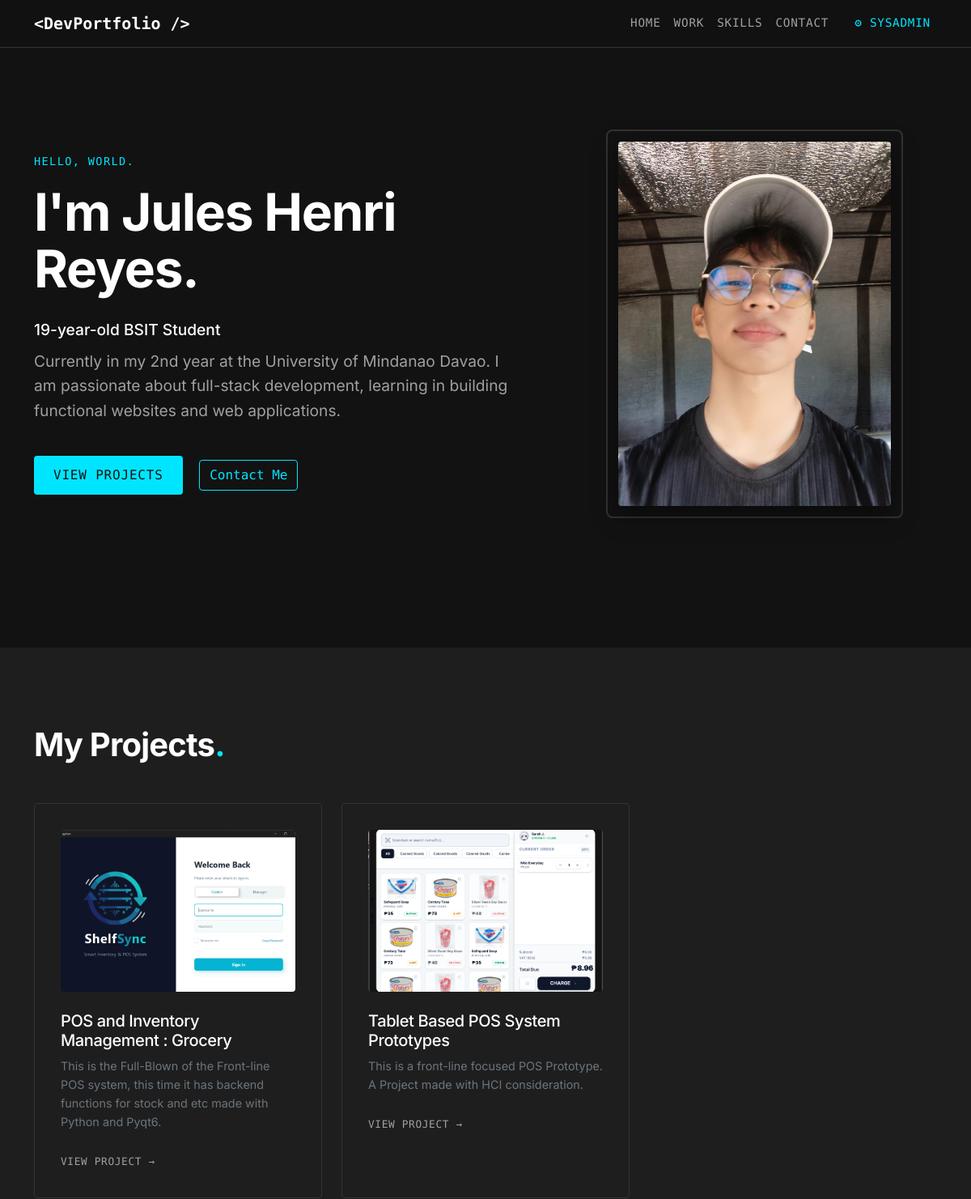
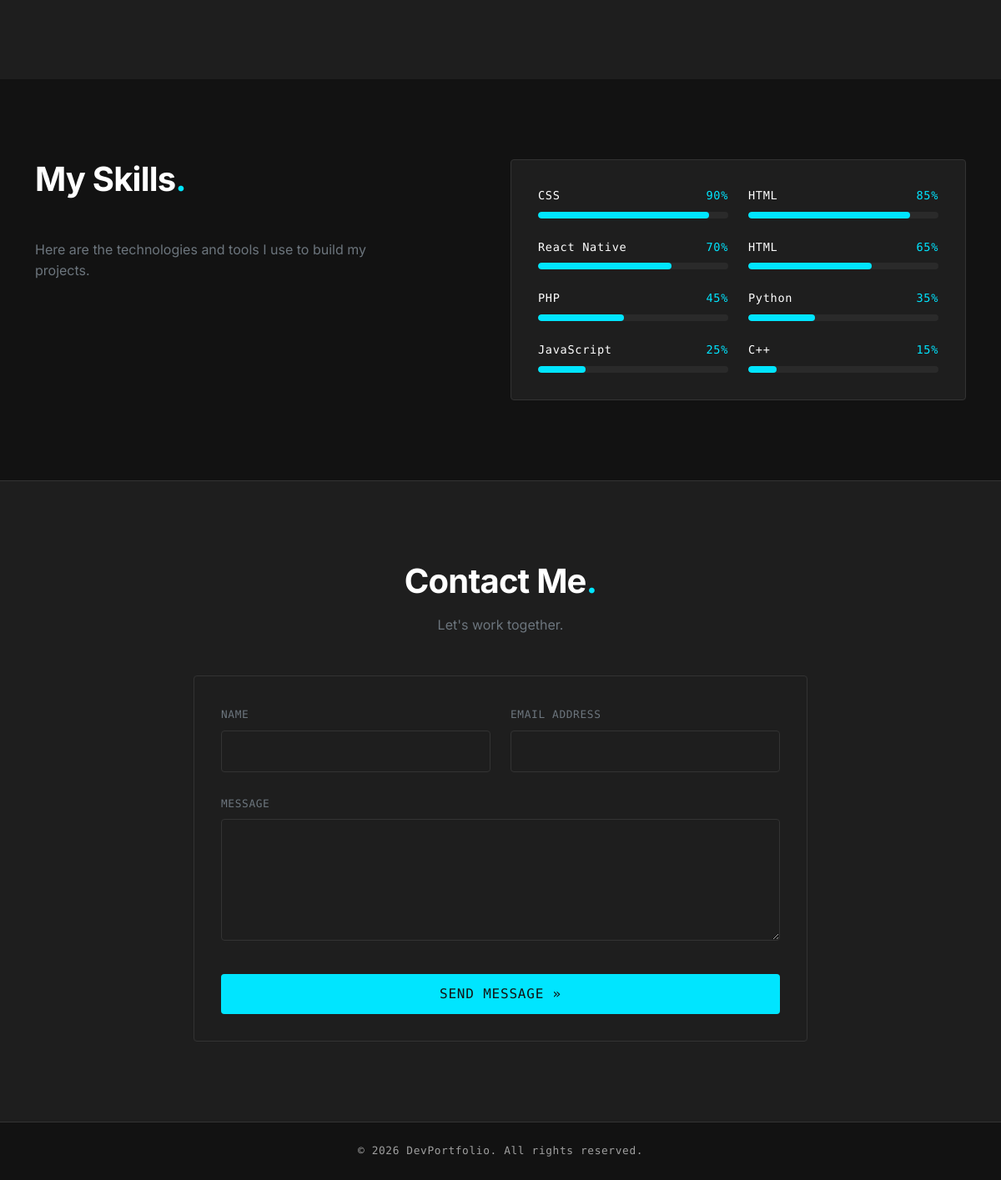
The page /PORTFOLIO/index.php on the database its author committed (2 pictures, top to bottom).
### tables this page shows
CREATE TABLE `projects` (
  `id` int(11) NOT NULL,
  `title` varchar(100) NOT NULL,
  `description` text NOT NULL,
  `image_url` varchar(255) NOT NULL,
  `project_link` varchar(255) DEFAULT NULL,
  `created_at` timestamp NOT NULL DEFAULT current_timestamp()
);

CREATE TABLE `skills` (
  `id` int(11) NOT NULL,
  `skill_name` varchar(50) NOT NULL,
  `proficiency_percentage` int(11) NOT NULL
);

### PORTFOLIO/index.php (the view, shortened to what this page needs)
<?php
require_once 'includes/db.php';
?>
<!DOCTYPE html>
<html lang="en">
<head>
    <link href="https://cdn.jsdelivr.net/npm/bootstrap@5.3.0/dist/css/bootstrap.min.css" rel="stylesheet">
    <link rel="stylesheet" href="assets/css/style.css">
</head>
<body>
    <nav class="navbar navbar-expand-lg navbar-dark navbar-custom fixed-top">
        <div class="container">
            <a class="navbar-brand" href="#home">&lt;DevPortfolio /&gt;</a>
            <div class="collapse navbar-collapse" id="navbarNav">
                <ul class="navbar-nav ms-auto mono-text text-uppercase" style="font-size: 0.9em;">
                    <li class="nav-item"><a class="nav-link" href="#home">Home</a></li>
                    <li class="nav-item"><a class="nav-link" href="#projects">Work</a></li>
                    <li class="nav-item"><a class="nav-link" href="#skills">Skills</a></li>
                    <li class="nav-item"><a class="nav-link" href="#contact">Contact</a></li>
                    <li class="nav-item ms-lg-3"><a class="nav-link" href="admin/login.php"
                            style="color: var(--accent-color);">&#9881; SysAdmin</a></li>
                </ul>
            </div>
        </div>
    </nav>
    <section id="home" class="hero-section">
        <div class="container">
            <div class="row align-items-center">
                <div class="col-lg-7 mb-5 mb-lg-0">
                    <div class="mono-text mb-3"
                        style="color: var(--accent-color); letter-spacing: 0.1em; text-transform: uppercase;">
                        Hello, World.
                    </div>
                    <h1 class="hero-title">I'm Jules Henri Reyes.</h1>
                    <p class="hero-subtitle mb-2" style="font-weight: 500; color: var(--text-primary);">
                        19-year-old BSIT Student
                    </p>
                    <p class="hero-subtitle">
                        Currently in my 2nd year at the University of Mindanao Davao. I am passionate about full-stack
                        development, learning in building functional websites and web applications.
                    </p>
                    <div class="mt-4">
                        <a href="#projects" class="btn btn-primary me-3">View Projects</a>
                        <a href="#contact" class="btn btn-outline-primary">Contact Me</a>
                    </div>
                </div>
                <div class="col-lg-5 text-center px-4 px-lg-5">
                    <div class="portrait-placeholder">
                        <img src="assets/img/profile.png" alt="Jules Henri Reyes" class="img-fluid hero-portrait">
                    </div>
                </div>
            </div>
        </div>
    </section>
    <section id="projects" style="background-color: var(--bg-secondary);">
        <div class="container">
            <h2 class="section-title">My Projects<span style="color: var(--accent-color);">.</span></h2>
            <div class="bento-grid">
                <?php
                $stmt = $pdo->query("SELECT * FROM projects ORDER BY created_at DESC");
                $projects = $stmt->fetchAll();
                if (empty($projects)): ?>
                    <div class="col-12 text-center text-secondary py-5">
                        <span style="font-size: 3rem;">&#128194;</span>
                        <p class="mono-text">No projects added yet.</p>
                    </div>
                <?php else:
                    foreach ($projects as $proj): ?>
                        <div class="bento-card">
                            <img src="assets/img/projects/<?php echo htmlspecialchars($proj['image_url']); ?>"
                                alt="<?php echo htmlspecialchars($proj['title']); ?>">
                            <h3 class="h5 mb-2"><?php echo htmlspecialchars($proj['title']); ?></h3>
                            <p class="text-secondary mb-4" style="font-size: 0.9em;">
                                <?php echo htmlspecialchars($proj['description']); ?>
                            </p>
                            <?php if (!empty($proj['project_link'])): ?>
                                <a href="<?php echo htmlspecialchars($proj['project_link']); ?>" target="_blank" class="mono-text"
                                    style="font-size: 0.8em; text-transform: uppercase;">
                                    View Project &rarr;
                                </a>
                            <?php endif; ?>
                        </div>
                    <?php endforeach;
                endif; ?>
            </div>
        </div>
    </section>
    <section id="skills">
        <div class="container">
            <div class="row justify-content-between">
                <div class="col-lg-5 mb-5 mb-lg-0">
                    <h2 class="section-title">My Skills<span style="color: var(--accent-color);">.</span></h2>
                    <p class="text-secondary">Here are the technologies and tools I use to build my projects.</p>
                </div>
                <div class="col-lg-6">
                    <div class="bento-card">
                        <?php
                        $stmt = $pdo->query("SELECT * FROM skills ORDER BY proficiency_percentage DESC, skill_name ASC");
                        $skills = $stmt->fetchAll();
                        if (empty($skills)): ?>
                            <p class="text-secondary mono-text mb-0 text-center py-4">No skills added yet.</p>
                        <?php else: ?>
                            <div class="row g-4">
                                <?php foreach ($skills as $skill): ?>
                                    <div class="col-md-6">
                                        <div class="d-flex justify-content-between mono-text mb-1" style="font-size: 0.85em;">
                                            <span
                                                style="color: var(--text-primary);"><?php echo htmlspecialchars($skill['skill_name']); ?></span>
                                            <span
                                                style="color: var(--accent-color);"><?php echo $skill['proficiency_percentage']; ?>%</span>
                                        </div>
                                        <div class="skill-bar-container w-100">
                                            <div class="skill-bar-fill"
                                                style="width: <?php echo $skill['proficiency_percentage']; ?>%;"></div>
                                        </div>
                                    </div>
                                <?php endforeach; ?>
                            </div>
                        <?php endif; ?>
                    </div>
                </div>
            </div>
        </div>
    </section>
    <section id="contact" style="background-color: var(--bg-secondary); border-top: 1px solid var(--border-color);">
        <div class="container">
            <div class="row justify-content-center">
                <div class="col-lg-8">
                    <div class="text-center mb-5">
                        <h2 class="section-title mb-3">Contact Me<span style="color: var(--accent-color);">.</span></h2>
                        <p class="text-secondary">Let's work together.</p>
                    </div>
                    <div class="bento-card">
                        <form class="contact-form" action="#contact" method="POST">
                            <div class="row">
                                <div class="col-md-6 form-group">
                                    <label class="mono-text mb-2 text-uppercase text-secondary"
                                        style="font-size: 0.8em;">Name</label>
                                    <input type="text" name="name" class="form-control" required>
                                </div>
                                <div class="col-md-6 form-group">
                                    <label class="mono-text mb-2 text-uppercase text-secondary"
                                        style="font-size: 0.8em;">Email Address</label>
                                    <input type="email" name="email" class="form-control" required>
                                </div>
                            </div>
                            <div class="form-group">
                                <label class="mono-text mb-2 text-uppercase text-secondary"
                                    style="font-size: 0.8em;">Message</label>
                                <textarea name="message" class="form-control" rows="5" required></textarea>
                            </div>
                            <button type="submit" name="send_message" class="btn btn-primary w-100 mt-3">Send Message
                                &raquo;</button>
                        </form>
                    </div>
                </div>
            </div>
        </div>
    </section>
    <footer class="text-center py-4" style="border-top: 1px solid var(--border-color);">
        <div class="container mono-text" style="font-size: 0.8em; color: var(--text-secondary);">
            &copy; <?php echo date('Y'); ?> DevPortfolio. All rights reserved.
        </div>
    </footer>
</body>
</html>

### PORTFOLIO/assets/css/style.css (style rules this page uses)
:root { --bg-primary: #121212; --bg-secondary: #1e1e1e; --bg-tertiary: #2a2a2a; --text-primary: #ffffff; --text-secondary: #a0a0a0; --accent-color: #00e5ff; --accent-hover: #00b8cc; --border-color: #333333; --border-radius: 4px; --transition-speed: 0.3s; --font-body: 'Inter', sans-serif; --font-mono: 'Fira Code', monospace; }
body { background-color: var(--bg-primary); color: var(--text-primary); font-family: var(--font-body); line-height: 1.6; -webkit-font-smoothing: antialiased; -moz-osx-font-smoothing: grayscale; }
h1, h2, h3, h4, h5, h6 { font-weight: 600; color: var(--text-primary); letter-spacing: -0.02em; }
a { color: var(--accent-color); text-decoration: none; transition: color var(--transition-speed) ease; }
.mono-text { font-family: var(--font-mono); font-size: 0.85em; letter-spacing: 0.05em; color: var(--text-secondary); }
.btn-primary { background-color: var(--accent-color); color: var(--bg-primary); border: none; border-radius: var(--border-radius); font-weight: 500; font-family: var(--font-mono); text-transform: uppercase; letter-spacing: 0.05em; padding: 0.75rem 1.5rem; transition: all var(--transition-speed) ease; }
.btn-outline-primary { color: var(--accent-color); border-color: var(--accent-color); border-radius: var(--border-radius); font-family: var(--font-mono); }
.form-control, .form-select { background-color: var(--bg-secondary); border: 1px solid var(--border-color); color: var(--text-primary); border-radius: var(--border-radius); padding: 0.75rem 1rem; }
::placeholder { color: var(--text-secondary) !important; }
.bento-grid { display: grid; grid-template-columns: repeat(auto-fill, minmax(300px, 1fr)); gap: 1.5rem; }
.bento-card { background-color: var(--bg-secondary); border: 1px solid var(--border-color); border-radius: var(--border-radius); padding: 2rem; transition: transform var(--transition-speed) ease, border-color var(--transition-speed) ease; }
.bento-card img { border-radius: var(--border-radius); width: 100%; height: 200px; object-fit: cover; margin-bottom: 1.5rem; }
.skill-bar-container { background-color: var(--bg-tertiary); border-radius: var(--border-radius); height: 8px; overflow: hidden; margin-top: 0.5rem; }
.skill-bar-fill { background-color: var(--accent-color); height: 100%; border-radius: var(--border-radius); }
.navbar-custom { background-color: rgba(18, 18, 18, 0.9); backdrop-filter: blur(10px); border-bottom: 1px solid var(--border-color); }
.navbar-custom .navbar-brand { font-family: var(--font-mono); font-weight: 600; color: var(--text-primary); }
.navbar-custom .nav-link { color: var(--text-secondary); transition: color var(--transition-speed) ease; }
section { padding: 6rem 0; }
.section-title { font-size: 2.5rem; margin-bottom: 3rem; font-weight: 700; }
.contact-form .form-group { margin-bottom: 1.5rem; }
.portrait-placeholder { position: relative; display: inline-block; }
.portrait-placeholder::before { content: ''; position: absolute; inset: -15px; border: 2px solid var(--border-color); border-radius: 8px; z-index: 0; transition: border-color var(--transition-speed); }
.hero-portrait { border-radius: var(--border-radius); position: relative; z-index: 1; max-height: 450px; width: 100%; object-fit: cover; box-shadow: 0 10px 30px rgba(0,0,0,0.5); background-color: var(--bg-secondary); }

### PORTFOLIO/index.php (style rules this page uses)
.hero-section { min-height: 100vh; display: flex; align-items: center; }
.hero-title { font-size: 4rem; font-weight: 700; margin-bottom: 1.5rem; line-height: 1.1; }
.hero-subtitle { font-size: 1.2rem; color: var(--text-secondary); margin-bottom: 2.5rem; max-width: 600px; }

### rows shown on the page
projects: image_url (picture), title "POS and Inventory Management : Grocery", description "This is the Full-Blown of the Front-line POS system, this time it has backend functions for stock and etc made with Python and Pyqt6."
projects: image_url (picture), title "Tablet Based POS System Prototypes", description "This is a front-line focused POS Prototype. A Project made with HCI consideration."
skills: skill_name "CSS", proficiency_percentage "90"
skills: skill_name "HTML", proficiency_percentage "85"
skills: skill_name "React Native", proficiency_percentage "70"
skills: skill_name "HTML", proficiency_percentage "65"
skills: skill_name "PHP", proficiency_percentage "45"
skills: skill_name "Python", proficiency_percentage "35"
skills: skill_name "JavaScript", proficiency_percentage "25"
skills: skill_name "C++", proficiency_percentage "15"
